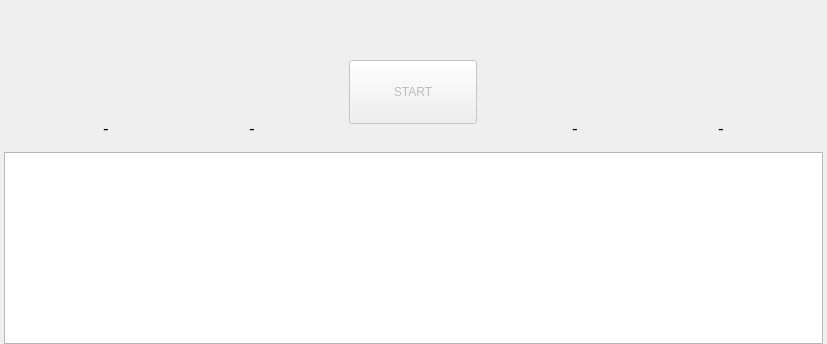
          <widget class="QWidget" name="page_Logs_Make">
           <layout class="QVBoxLayout" name="verticalLayout_16">
            <property name="spacing">
             <number>4</number>
            </property>
            <property name="leftMargin">
             <number>4</number>
            </property>
            <property name="topMargin">
             <number>0</number>
            </property>
            <property name="rightMargin">
             <number>4</number>
            </property>
            <property name="bottomMargin">
             <number>0</number>
            </property>
            <item>
             <widget class="QFrame" name="frame_Logs_Up">
              <property name="minimumSize">
               <size>
                <width>0</width>
                <height>32</height>
               </size>
              </property>
              <property name="maximumSize">
               <size>
                <width>16777215</width>
                <height>32</height>
               </size>
              </property>
              <layout class="QHBoxLayout" name="horizontalLayout_12">
               <property name="spacing">
                <number>0</number>
               </property>
               <property name="leftMargin">
                <number>0</number>
               </property>
               <property name="topMargin">
                <number>0</number>
               </property>
               <property name="rightMargin">
                <number>0</number>
               </property>
               <property name="bottomMargin">
                <number>0</number>
               </property>
               <item>
                <spacer name="spacer_Logs_Up_1">
                 <property name="orientation">
                  <enum>Qt::Horizontal</enum>
                 </property>
                 <property name="sizeHint" stdset="0">
                  <size>
                   <width>154</width>
                   <height>20</height>
                  </size>
                 </property>
                </spacer>
               </item>
               <item>
                <widget class="QPushButton" name="button_Logs_Up">
                 <property name="minimumSize">
                  <size>
                   <width>512</width>
                   <height>32</height>
                  </size>
                 </property>
                 <property name="maximumSize">
                  <size>
                   <width>512</width>
                   <height>32</height>
                  </size>
                 </property>
                 <property name="cursor">
                  <cursorShape>PointingHandCursor</cursorShape>
                 </property>
                 <property name="text">
                  <string/>
                 </property>
                 <property name="icon">
                  <iconset resource="resources/resources.qrc">
                   <normaloff>:/icons/icons/midtone/up.png</normaloff>:/icons/icons/midtone/up.png</iconset>
                 </property>
                 <property name="iconSize">
                  <size>
                   <width>512</width>
                   <height>32</height>
                  </size>
                 </property>
                 <property name="flat">
                  <bool>true</bool>
                 </property>
                </widget>
               </item>
               <item>
                <spacer name="spacer_Logs_Up_2">
                 <property name="orientation">
                  <enum>Qt::Horizontal</enum>
                 </property>
                 <property name="sizeHint" stdset="0">
                  <size>
                   <width>153</width>
                   <height>20</height>
                  </size>
                 </property>
                </spacer>
               </item>
              </layout>
             </widget>
            </item>
            <item>
             <widget class="QFrame" name="frame_MakeStats_icons">
              <property name="minimumSize">
               <size>
                <width>0</width>
                <height>112</height>
               </size>
              </property>
              <property name="maximumSize">
               <size>
                <width>16777215</width>
                <height>112</height>
               </size>
              </property>
              <layout class="QHBoxLayout" name="horizontalLayout_5">
               <property name="spacing">
                <number>4</number>
               </property>
               <property name="leftMargin">
                <number>8</number>
               </property>
               <property name="topMargin">
                <number>0</number>
               </property>
               <property name="rightMargin">
                <number>8</number>
               </property>
               <property name="bottomMargin">
                <number>0</number>
               </property>
               <item>
                <spacer name="spacer_MakeStats_1">
                 <property name="orientation">
                  <enum>Qt::Horizontal</enum>
                 </property>
                 <property name="sizeHint" stdset="0">
                  <size>
                   <width>16</width>
                   <height>98</height>
                  </size>
                 </property>
                </spacer>
               </item>
               <item>
                <widget class="QFrame" name="frame_MakeStats_Size">
                 <property name="minimumSize">
                  <size>
                   <width>96</width>
                   <height>0</height>
                  </size>
                 </property>
                 <property name="maximumSize">
                  <size>
                   <width>128</width>
                   <height>16777215</height>
                  </size>
                 </property>
                 <property name="toolTip">
                  <string>Total size of the parsed data</string>
                 </property>
                 <layout class="QVBoxLayout" name="verticalLayout">
                  <property name="topMargin">
                   <number>8</number>
                  </property>
                  <property name="bottomMargin">
                   <number>4</number>
                  </property>
                  <item>
                   <widget class="QLabel" name="icon_MakeStats_Size">
                    <property name="enabled">
                     <bool>true</bool>
                    </property>
                    <property name="minimumSize">
                     <size>
                      <width>64</width>
                      <height>64</height>
                     </size>
                    </property>
                    <property name="font">
                     <font>
                      <pointsize>32</pointsize>
                     </font>
                    </property>
                    <property name="alignment">
                     <set>Qt::AlignCenter</set>
                    </property>
                   </widget>
                  </item>
                  <item>
                   <widget class="QLabel" name="label_MakeStats_Size">
                    <property name="enabled">
                     <bool>true</bool>
                    </property>
                    <property name="sizePolicy">
                     <sizepolicy hsizetype="MinimumExpanding" vsizetype="MinimumExpanding">
                      <horstretch>0</horstretch>
                      <verstretch>0</verstretch>
                     </sizepolicy>
                    </property>
                    <property name="minimumSize">
                     <size>
                      <width>64</width>
                      <height>32</height>
                     </size>
                    </property>
                    <property name="maximumSize">
                     <size>
                      <width>192</width>
                      <height>128</height>
                     </size>
                    </property>
                    <property name="font">
                     <font>
                      <pointsize>13</pointsize>
                     </font>
                    </property>
                    <property name="text">
                     <string notr="true">-</string>
                    </property>
                    <property name="alignment">
                     <set>Qt::AlignCenter</set>
                    </property>
                   </widget>
                  </item>
                 </layout>
                </widget>
               </item>
               <item>
                <spacer name="spacer_MakeStats_2">
                 <property name="orientation">
                  <enum>Qt::Horizontal</enum>
                 </property>
                 <property name="sizeHint" stdset="0">
                  <size>
                   <width>16</width>
                   <height>98</height>
                  </size>
                 </property>
                </spacer>
               </item>
               <item>
                <widget class="QFrame" name="frame_MakeStats_Lines">
                 <property name="minimumSize">
                  <size>
                   <width>96</width>
                   <height>0</height>
                  </size>
                 </property>
                 <property name="maximumSize">
                  <size>
                   <width>128</width>
                   <height>16777215</height>
                  </size>
                 </property>
                 <property name="toolTip">
                  <string>Total number of parsed lines</string>
                 </property>
                 <layout class="QVBoxLayout" name="verticalLayout_2">
                  <property name="topMargin">
                   <number>8</number>
                  </property>
                  <property name="bottomMargin">
                   <number>4</number>
                  </property>
                  <item>
                   <widget class="QLabel" name="icon_MakeStats_Lines">
                    <property name="enabled">
                     <bool>true</bool>
                    </property>
                    <property name="minimumSize">
                     <size>
                      <width>64</width>
                      <height>64</height>
                     </size>
                    </property>
                    <property name="font">
                     <font>
                      <pointsize>32</pointsize>
                     </font>
                    </property>
                    <property name="alignment">
                     <set>Qt::AlignCenter</set>
                    </property>
                   </widget>
                  </item>
                  <item>
                   <widget class="QLabel" name="label_MakeStats_Lines">
                    <property name="enabled">
                     <bool>true</bool>
                    </property>
                    <property name="sizePolicy">
                     <sizepolicy hsizetype="MinimumExpanding" vsizetype="MinimumExpanding">
                      <horstretch>0</horstretch>
                      <verstretch>0</verstretch>
                     </sizepolicy>
                    </property>
                    <property name="minimumSize">
                     <size>
                      <width>64</width>
                      <height>32</height>
                     </size>
                    </property>
                    <property name="maximumSize">
                     <size>
                      <width>192</width>
                      <height>128</height>
                     </size>
                    </property>
                    <property name="font">
                     <font>
                      <pointsize>13</pointsize>
                     </font>
                    </property>
                    <property name="text">
                     <string notr="true">-</string>
                    </property>
                    <property name="alignment">
                     <set>Qt::AlignCenter</set>
                    </property>
                   </widget>
                  </item>
                 </layout>
                </widget>
               </item>
               <item>
                <spacer name="spacer_MakeStats_3">
                 <property name="orientation">
                  <enum>Qt::Horizontal</enum>
                 </property>
                 <property name="sizeHint" stdset="0">
                  <size>
                   <width>16</width>
                   <height>98</height>
                  </size>
                 </property>
                </spacer>
               </item>
               <item>
                <widget class="QPushButton" name="button_MakeStats_Start">
                 <property name="enabled">
                  <bool>false</bool>
                 </property>
                 <property name="sizePolicy">
                  <sizepolicy hsizetype="MinimumExpanding" vsizetype="MinimumExpanding">
                   <horstretch>0</horstretch>
                   <verstretch>0</verstretch>
                  </sizepolicy>
                 </property>
                 <property name="minimumSize">
                  <size>
                   <width>128</width>
                   <height>64</height>
                  </size>
                 </property>
                 <property name="maximumSize">
                  <size>
                   <width>192</width>
                   <height>64</height>
                  </size>
                 </property>
                 <property name="cursor">
                  <cursorShape>PointingHandCursor</cursorShape>
                 </property>
                 <property name="focusPolicy">
                  <enum>Qt::TabFocus</enum>
                 </property>
                 <property name="toolTip">
                  <string>Start parsing the selected files</string>
                 </property>
                 <property name="text">
                  <string>START</string>
                 </property>
                </widget>
               </item>
               <item>
                <spacer name="spacer_MakeStats_4">
                 <property name="orientation">
                  <enum>Qt::Horizontal</enum>
                 </property>
                 <property name="sizeHint" stdset="0">
                  <size>
                   <width>16</width>
                   <height>98</height>
                  </size>
                 </property>
                </spacer>
               </item>
               <item>
                <widget class="QFrame" name="frame_MakeStats_Time">
                 <property name="minimumSize">
                  <size>
                   <width>96</width>
                   <height>0</height>
                  </size>
                 </property>
                 <property name="maximumSize">
                  <size>
                   <width>128</width>
                   <height>16777215</height>
                  </size>
                 </property>
                 <property name="toolTip">
                  <string>Time elapsed since the start</string>
                 </property>
                 <layout class="QVBoxLayout" name="verticalLayout_3">
                  <property name="topMargin">
                   <number>8</number>
                  </property>
                  <property name="bottomMargin">
                   <number>4</number>
                  </property>
                  <item>
                   <widget class="QLabel" name="icon_MakeStats_Time">
                    <property name="enabled">
                     <bool>true</bool>
                    </property>
                    <property name="minimumSize">
                     <size>
                      <width>64</width>
                      <height>64</height>
                     </size>
                    </property>
                    <property name="font">
                     <font>
                      <pointsize>32</pointsize>
                     </font>
                    </property>
                    <property name="alignment">
                     <set>Qt::AlignCenter</set>
                    </property>
                   </widget>
                  </item>
                  <item>
                   <widget class="QLabel" name="label_MakeStats_Time">
                    <property name="enabled">
                     <bool>true</bool>
                    </property>
                    <property name="sizePolicy">
                     <sizepolicy hsizetype="MinimumExpanding" vsizetype="MinimumExpanding">
                      <horstretch>0</horstretch>
                      <verstretch>0</verstretch>
                     </sizepolicy>
                    </property>
                    <property name="minimumSize">
                     <size>
                      <width>64</width>
                      <height>32</height>
                     </size>
                    </property>
                    <property name="maximumSize">
                     <size>
                      <width>192</width>
                      <height>128</height>
                     </size>
                    </property>
                    <property name="font">
                     <font>
                      <pointsize>13</pointsize>
                     </font>
                    </property>
                    <property name="text">
                     <string notr="true">-</string>
                    </property>
                    <property name="alignment">
                     <set>Qt::AlignCenter</set>
                    </property>
                   </widget>
                  </item>
                 </layout>
                </widget>
               </item>
               <item>
                <spacer name="spacer_MakeStats_5">
                 <property name="orientation">
                  <enum>Qt::Horizontal</enum>
                 </property>
                 <property name="sizeHint" stdset="0">
                  <size>
                   <width>16</width>
                   <height>98</height>
                  </size>
                 </property>
                </spacer>
               </item>
               <item>
                <widget class="QFrame" name="frame_MakeStats_Speed">
                 <property name="minimumSize">
                  <size>
                   <width>96</width>
                   <height>0</height>
                  </size>
                 </property>
                 <property name="maximumSize">
                  <size>
                   <width>128</width>
                   <height>16777215</height>
                  </size>
                 </property>
                 <property name="toolTip">
                  <string>Average speed, in parsed data size per second</string>
                 </property>
                 <property name="frameShadow">
                  <enum>QFrame::Raised</enum>
                 </property>
                 <layout class="QVBoxLayout" name="verticalLayout_4">
                  <property name="topMargin">
                   <number>8</number>
                  </property>
                  <property name="bottomMargin">
                   <number>4</number>
                  </property>
                  <item>
                   <widget class="QLabel" name="icon_MakeStats_Speed">
                    <property name="enabled">
                     <bool>true</bool>
                    </property>
                    <property name="minimumSize">
                     <size>
                      <width>64</width>
                      <height>64</height>
                     </size>
                    </property>
                    <property name="font">
                     <font>
                      <pointsize>32</pointsize>
                     </font>
                    </property>
                    <property name="alignment">
                     <set>Qt::AlignCenter</set>
                    </property>
                   </widget>
                  </item>
                  <item>
                   <widget class="QLabel" name="label_MakeStats_Speed">
                    <property name="enabled">
                     <bool>true</bool>
                    </property>
                    <property name="sizePolicy">
                     <sizepolicy hsizetype="MinimumExpanding" vsizetype="MinimumExpanding">
                      <horstretch>0</horstretch>
                      <verstretch>0</verstretch>
                     </sizepolicy>
                    </property>
                    <property name="minimumSize">
                     <size>
                      <width>64</width>
                      <height>32</height>
                     </size>
                    </property>
                    <property name="maximumSize">
                     <size>
                      <width>192</width>
                      <height>128</height>
                     </size>
                    </property>
                    <property name="font">
                     <font>
                      <pointsize>13</pointsize>
                     </font>
                    </property>
                    <property name="text">
                     <string notr="true">-</string>
                    </property>
                    <property name="alignment">
                     <set>Qt::AlignCenter</set>
                    </property>
                   </widget>
                  </item>
                 </layout>
                </widget>
               </item>
               <item>
                <spacer name="spacer_MakeStats_6">
                 <property name="orientation">
                  <enum>Qt::Horizontal</enum>
                 </property>
                 <property name="sizeHint" stdset="0">
                  <size>
                   <width>16</width>
                   <height>98</height>
                  </size>
                 </property>
                </spacer>
               </item>
              </layout>
             </widget>
            </item>
            <item>
             <widget class="QChartView" name="chart_MakeStats_Size">
              <property name="minimumSize">
               <size>
                <width>0</width>
                <height>128</height>
               </size>
              </property>
              <property name="focusPolicy">
               <enum>Qt::NoFocus</enum>
              </property>
              <property name="acceptDrops">
               <bool>false</bool>
              </property>
             </widget>
            </item>
           </layout>
          </widget>
